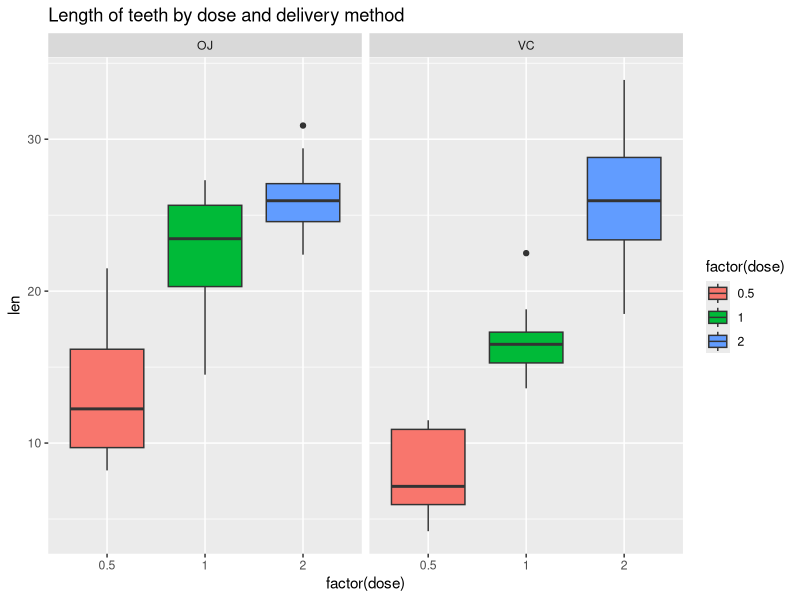

Generate this figure with R: (Note: this script raises an error after producing the figure.)
## ---- chunk 1
library(reshape2)
library(ggplot2)
library(datasets)
library(dplyr)
library(xtable)
options(xtable.comment = FALSE)
## ---- chunk 2
data(ToothGrowth)
print(
    xtable(head(ToothGrowth), caption="ToothGrowth dataset preview"), 
    include.rownames=FALSE, 
    sanitize.text=identity)
## ---- chunk 3
data_summary <- group_by(ToothGrowth, supp, dose) %>%
    summarise(count = n(), mean = mean(len), median = median(len), stddev = sd(len))
print(
    xtable(data_summary, caption="Tooth growth by supplement and dose"),
    include.rownames=FALSE, 
    sanitize.text=identity)
## ---- chunk 4
ggplot(ToothGrowth, aes(x = factor(dose), y = len, fill=factor(dose))) + 
    geom_boxplot() + 
    facet_grid(. ~ supp) +
    ggtitle("Length of teeth by dose and delivery method")
## ---- chunk 5
results <- t.test(len ~ supp, data = ToothGrowth, var.equal = TRUE, paired=FALSE)
df_results <- data.frame(
    OJ.mean = results$estimate[1],
    VC.mean = results$estimate[2],
    Conf.Int.Low = results$conf.int[1],
    Conf.Int.High = results$conf.int[2],
    P.value = results$p.value
)
print(
    xtable(df_results, caption="Tooth growth by supplement t-test summary"),
    include.rownames=FALSE, 
    sanitize.text=identity)
## ---- chunk 6
doses = unique(ToothGrowth$dose)
results <- lapply(doses, function (d) {
    filtered_data <- filter(ToothGrowth, dose == d)
    t.test(len ~ supp, data = filtered_data, var.equal = TRUE, paired=FALSE)
})

df_results <- data.frame(
    Dose = doses,
    OJ.mean = sapply(results, function (r) r$estimate[1]),
    VC.mean = sapply(results, function (r) r$estimate[2]),
    Conf.Int.Low = sapply(results, function (r) r$conf.int[1]),
    Conf.Int.High = sapply(results, function (r) r$conf.int[2]),
    P.value = sapply(results, function (r) r$p.value)
)
## ---- chunk 7
print(
    xtable(df_results, caption="Tooth growth by supplement and dose t-test summary"),
    include.rownames=FALSE, 
    sanitize.text=identity)
